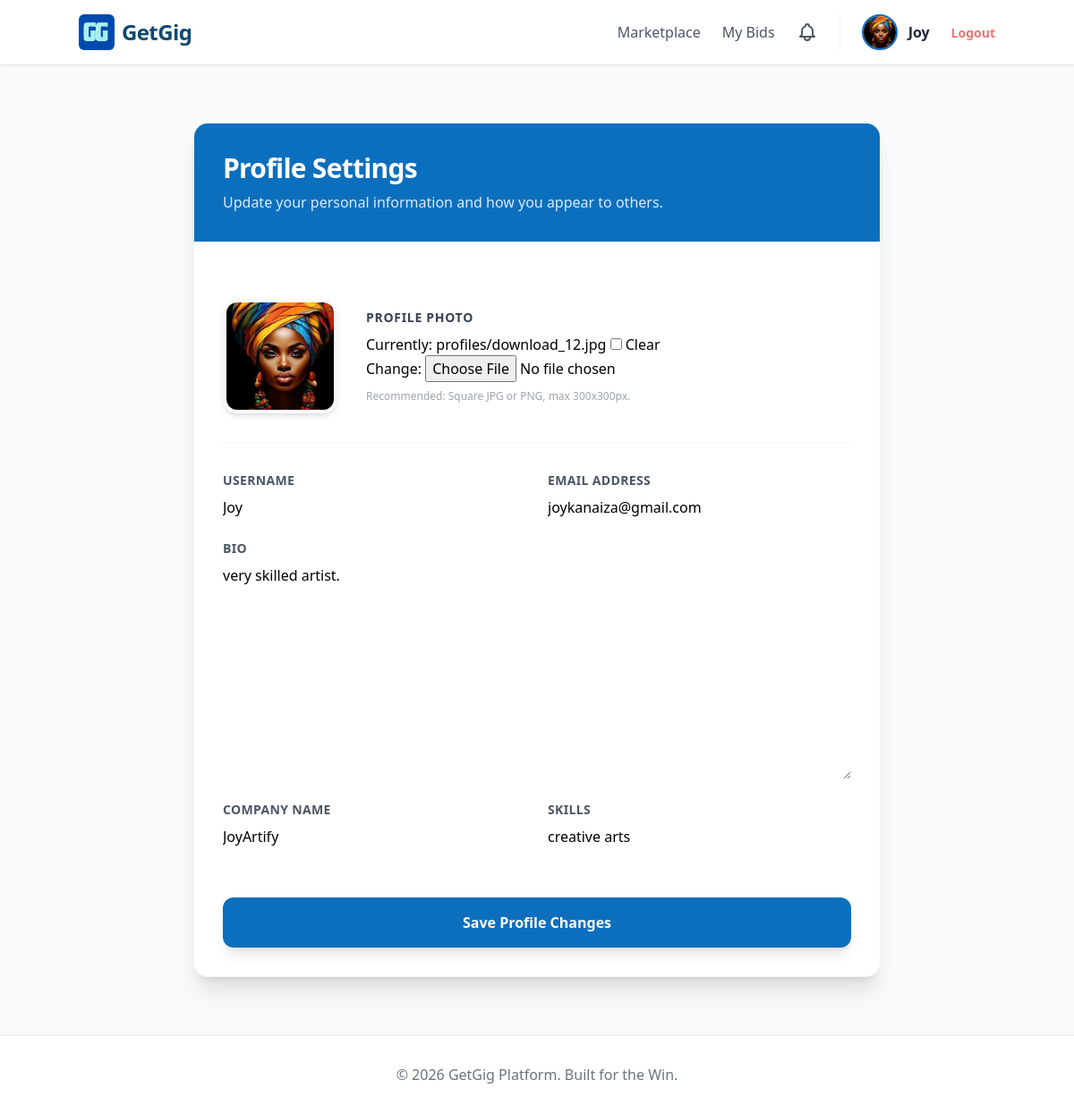
/users/profile/edit/ (signed in), run on the app's committed database.
### users/models.py (models this page shows, shortened)
class CustomUser(AbstractUser):
    USER_TYPE_CHOICES = (
        ('client', 'Client'),
        ('freelancer', 'Freelancer'),
    )
    user_type = models.CharField(max_length=10, choices=USER_TYPE_CHOICES, default='freelancer')
    profile_image = models.ImageField(upload_to='profiles/', default='profiles/default.png')
    bio = models.TextField(blank=True)
    profile_image = models.ImageField(upload_to='profiles/', blank=True, null=True)
    company_name = models.CharField(max_length=100, blank=True)
    skills = models.CharField(max_length=255, blank=True)

### users/views.py (the view)
# urls.py: path('profile/edit/', views.edit_profile, name='edit_profile'), # This is the "edit_profile" part
@login_required
def edit_profile(request):
    if request.method == 'POST':
        form = ProfileUpdateForm(request.POST, request.FILES, instance=request.user)
        if form.is_valid():
            form.save()
            messages.success(request, 'Your profile has been updated!')
            return redirect('users:dashboard_redirect')
    else:
        form = ProfileUpdateForm(instance=request.user)
    return render(request, 'users/edit_profile.html', {'form': form})

### users/forms.py
class ProfileUpdateForm(forms.ModelForm):
    class Meta:
        model = CustomUser
        fields = ['username', 'email', 'profile_image', 'bio', 'company_name', 'skills']

### templates/users/edit_profile.html (shortened to what this page needs)
{% extends 'base.html' %}
{% block content %}
<div class="max-w-3xl mx-auto py-10">
    <div class="bg-white rounded-2xl shadow-xl border border-gray-100 overflow-hidden">
        <div class="bg-[#0C6FBD] p-8 text-white">
            <h2 class="text-3xl font-extrabold tracking-tight">Profile Settings</h2>
            <p class="text-blue-100 mt-2">Update your personal information and how you appear to others.</p>
        </div>
        <form method="post" enctype="multipart/form-data" class="p-8 space-y-8">
            <div class="flex items-center space-x-8 pb-8 border-b border-gray-100">
                <div class="relative">
                    {% if user.profile_image %}
                        <img src="{{ user.profile_image.url }}" class="w-32 h-32 rounded-2xl object-cover border-4 border-gray-50 shadow-md">
                    {% else %}
                        <div class="w-32 h-32 rounded-2xl bg-blue-50 text-[#0C6FBD] flex items-center justify-center text-3xl font-bold border-4 border-gray-50">
                            {{ user.username|first|upper }}
                        </div>
                    {% endif %}
                </div>
                <div class="flex-grow">
                    <label class="block text-sm font-bold text-gray-700 uppercase tracking-wider mb-2">Profile Photo</label>
                    {{ form.profile_image }}
                    <p class="text-xs text-gray-400 mt-2">Recommended: Square JPG or PNG, max 300x300px.</p>
                </div>
            </div>
            <div class="grid grid-cols-1 md:grid-cols-2 gap-6">
                {% for field in form %}
                    {% if field.name != 'profile_image' %}
                        <div class="flex flex-col space-y-2 {% if field.name == 'bio' %}md:col-span-2{% endif %}">
                            <label class="text-sm font-bold text-gray-600 uppercase tracking-wide">
                                {{ field.label }}
                            </label>
                            {{ field }}
                        </div>
                    {% endif %}
                {% endfor %}
            </div>
            <div class="pt-6">
                <button type="submit"
                        class="w-full bg-[#0C6FBD] text-white font-bold py-4 rounded-xl shadow-lg hover:bg-blue-700 hover:-translate-y-0.5 transition-all active:scale-[0.98]">
                    Save Profile Changes
                </button>
            </div>
        </form>
    </div>
</div>
{% endblock %}

### templates/base.html (shortened to what this page needs)
{% load static %}
{% load pwa %}
<!DOCTYPE html>
<html lang="en">
<head>
    <script src="https://cdn.tailwindcss.com"></script>
</head>
<body class="bg-slate-50 min-h-screen flex flex-col">
    <nav class="bg-white border-b border-gray-200 p-4 shadow-sm">
        <div class="container mx-auto flex justify-between items-center">
            <a href="/" class="flex items-center space-x-2">
                <img src="{% static 'images/logo.jpg' %}" alt="GetGig Logo" class="h-10 w-auto rounded-md">
                <span class="text-2xl font-bold text-[#0c4a6e] tracking-tight">GetGig</span>
            </a>
            <div class="flex items-center space-x-6 font-medium text-gray-600">
                {% if user.is_authenticated %}
                    {% if user.user_type == 'freelancer' %}
                        <a href="{% url 'projects:freelancer_dashboard' %}" class="hover:text-mint">Marketplace</a>
                        <a href="{% url 'projects:my_bids' %}" class="hover:text-mint">My Bids</a>
                    {% else %}
                        <a href="{% url 'projects:client_dashboard' %}" class="hover:text-mint">Dashboard</a>
                        <a href="{% url 'projects:create_project' %}" class="hover:text-ocean">Post Gig</a>
                    {% endif %}
                    <a href="{% url 'users:notifications' %}" class="text-gray-600 hover:text-blue-600 relative">
                    </a>
                    <a href="{% url 'users:edit_profile' %}" class="flex items-center space-x-3 group border-l pl-6 border-gray-100">
                        {% if user.profile_image %}
                            <img src="{{ user.profile_image.url }}" class="w-10 h-10 rounded-full object-cover border-2 border-[#0C6FBD] group-hover:border-mint transition shadow-sm">
                        {% else %}
                            <div class="w-10 h-10 rounded-full bg-[#0C6FBD] text-white flex items-center justify-center font-bold shadow-sm group-hover:bg-blue-700 transition">
                                {{ user.username|first|upper }}
                            </div>
                        {% endif %}
                        <span class="font-bold text-gray-800 hidden md:inline">{{ user.username }}</span>
                    </a>
                    <form action="{% url 'logout' %}" method="post" class="inline">
                        <button type="submit" class="text-sm font-bold text-red-400 hover:text-red-600 transition">Logout</button>
                    </form>
                {% else %}
                    <a href="{% url 'login' %}" class="hover:text-ocean">Login</a>
                    <a href="{% url 'users:register' %}" class="bg-[#0F52BA] hover:bg-blue-700 text-white px-6 py-2 rounded-lg transition shadow-md">
                        Get Started
                    </a>
                {% endif %}
            </div>
        </div>
    </nav>
    <div class="container mx-auto p-6 flex-grow">
        {% block content %}{% endblock %}
    </div>
    <footer class="bg-white border-t border-gray-200 p-8 text-center text-gray-500">
        &copy; 2026 GetGig Platform. Built for the Win.
    </footer>
</body>
</html>

### data on the page
CustomUser: profile_image (picture), username "Joy", form "Joy" "joykanaiza@gmail.com" "very skilled artist." "JoyArtify" "creative arts"

### other printed values
{{ field.label }} "USERNAME" "EMAIL ADDRESS" "BIO" "COMPANY NAME" "SKILLS"
